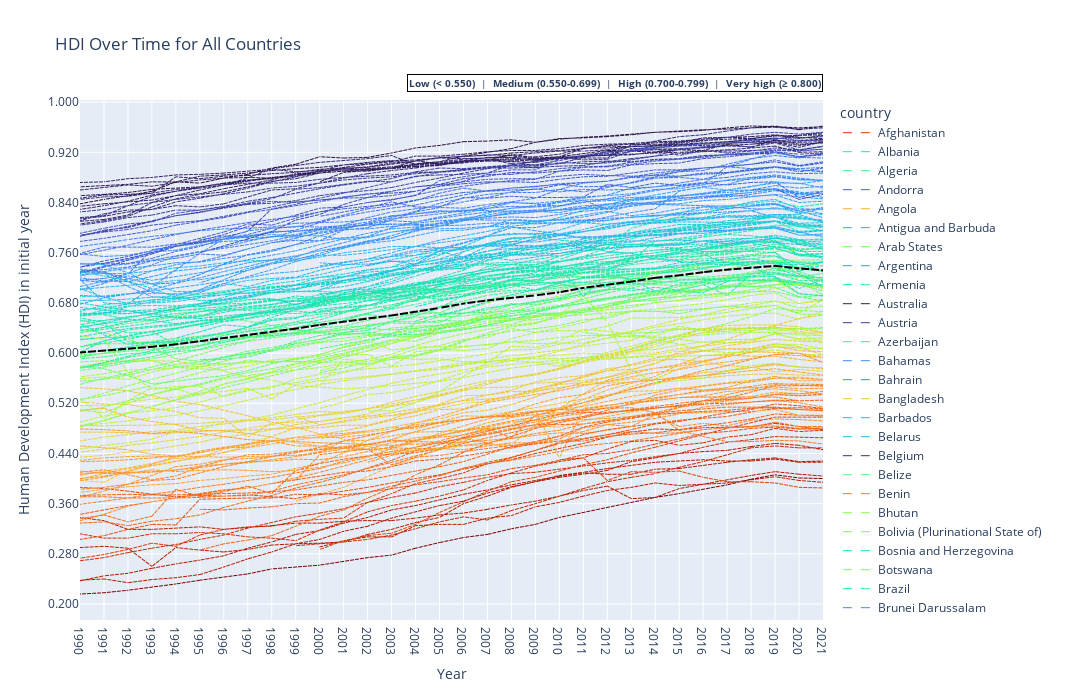

The code cell stored with this chart in its notebook:
### Markdown cell above
**2. Reproduction**

### Code cell
# All regions
sample_data = df_cleaned.copy()

# Calculate the average HDI value for each country and sort by HDI
avg_hdi_per_country = sample_data.groupby('country')['human_development_index'].mean().sort_values()

# Create a color gradient (from purple to red)
norm = plt.Normalize(vmin=avg_hdi_per_country.min(), vmax=avg_hdi_per_country.max())
colorscale = px.colors.sequential.Turbo[::-1]  

# Assign colors to these countries
country_color_map = {country: px.colors.sample_colorscale(colorscale, norm(hdi))[0]
                     for country, hdi in avg_hdi_per_country.items()}

# Add assigned colors to a dataset
sample_data['color'] = sample_data['country'].map(country_color_map)

# Create a Hover Map Message
sample_data['custom_data'] = sample_data.apply(
    lambda row: [row['country'], row['year'], row['human_development_index'], row['hdi_change'],
                 row['life_expectancy_at_birth'], row['expected_years_of_schooling'],
                 row['mean_years_of_schooling'], row['gross_national_income_per_capita']],
    axis=1
)

# Create Line Charts
fig = px.line(sample_data, x='year', y='human_development_index', color='country',
              line_group='country',  
              labels={
                  'year': 'Year',
                  'human_development_index': 'Human Development Index (HDI) in initial year'
              },
              title='HDI Over Time for All Countries',
              custom_data=['custom_data'])


# Update line style and hover template, set color manually
for country in avg_hdi_per_country.index:
    if country == 'World':  
        fig.update_traces(selector=dict(name=country),
                          line=dict(dash='dash', width=2, color='black'))
    else:  
        fig.update_traces(selector=dict(name=country),
                          line=dict(dash='dash', width=1, color=country_color_map[country]))


# Update hover template to show hover image
fig.update_traces(hovertemplate="<b>%{customdata[0][0]}</b><br>"
                                "%{customdata[0][1]} HDI value: %{customdata[0][2]:.3f}<br>"
                                "HDI change from previous year: %{customdata[0][3]:+.2%}<br>"
                                "Life expectancy at birth: %{customdata[0][4]:.1f} years<br>"
                                "Expected years of schooling: %{customdata[0][5]:.1f} years<br>"
                                "Mean years of schooling: %{customdata[0][6]:.1f} years<br>"
                                "Gross National Income per capita: %{customdata[0][7]:,.0f} (constant 2017 PPP$)"
                            )

# Set figure size
fig.update_layout(width=1300, 
                height=700, 
                xaxis=dict(
                    tickmode='linear',  
                    dtick=1
                ),
                yaxis=dict(
                    tickvals=[0.200, 0.280, 0.360, 0.440, 0.520, 0.600, 0.680, 0.760, 0.840, 0.920, 1.000],  
                    ticktext=['0.200', '0.280', '0.360', '0.440', '0.520', '0.600', '0.680', '0.760', '0.840', '0.920', '1.000']  
                ), 
                annotations=[
                    dict(
                        x=1.0,  
                        y=1.05,  
                        xref="paper",  
                        yref="paper",  
                        text="<b>Low (< 0.550)</b> &nbsp;|&nbsp; <b>Medium (0.550-0.699)</b> &nbsp;|&nbsp; <b>High (0.700-0.799)</b> &nbsp;|&nbsp; <b>Very high (≥ 0.800)</b>",  
                        showarrow=False,  
                        align="center",  
                        bgcolor="rgba(255,255,255,0.8)",  
                        bordercolor="black",  
                        borderwidth=1,  
                        font=dict(size=10),  
                )
    ]
)

# save as HTML file
fig.write_html(f"HDI_ALL_COUNTRIES.html")

#Show figure
fig.show()
